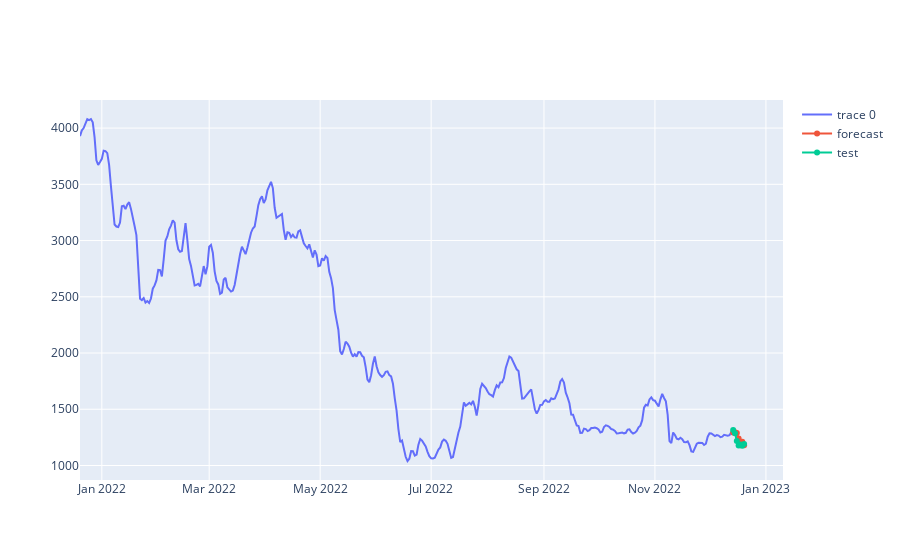

The code cell stored with this chart in its notebook:
### Code cell
show_forecast_test_plot(time, train_values,y_pred_val, test_values)

### Figure 1 — Plotly figure (JSON) as saved in the notebook; plotly's stock layout.template omitted (floating-point values rounded to 4 significant figures; data arrays with more than 128 entries replaced by an {"elided": "..."} marker saying what was removed)
{"data": [{"x": {"elided": "359 str values"}, "y": {"elided": "359 float values"}, "type": "scatter"}, {"name": "forecast", "x": ["2022-12-14T00:00:00", "2022-12-15T00:00:00", "2022-12-16T00:00:00", "2022-12-17T00:00:00", "2022-12-18T00:00:00", "2022-12-19T00:00:00", "2022-12-20T00:00:00"], "y": [1294.0, 1296.0, 1289.0, 1241.0, 1179.0, 1211.0, 1179.0], "type": "scatter"}, {"name": "test", "x": ["2022-12-14T00:00:00", "2022-12-15T00:00:00", "2022-12-16T00:00:00", "2022-12-17T00:00:00", "2022-12-18T00:00:00", "2022-12-19T00:00:00", "2022-12-20T00:00:00"], "y": [1315.0, 1288.0, 1217.0, 1178.0, 1186.0, 1176.0, 1190.0], "type": "scatter"}], "layout": {}}
